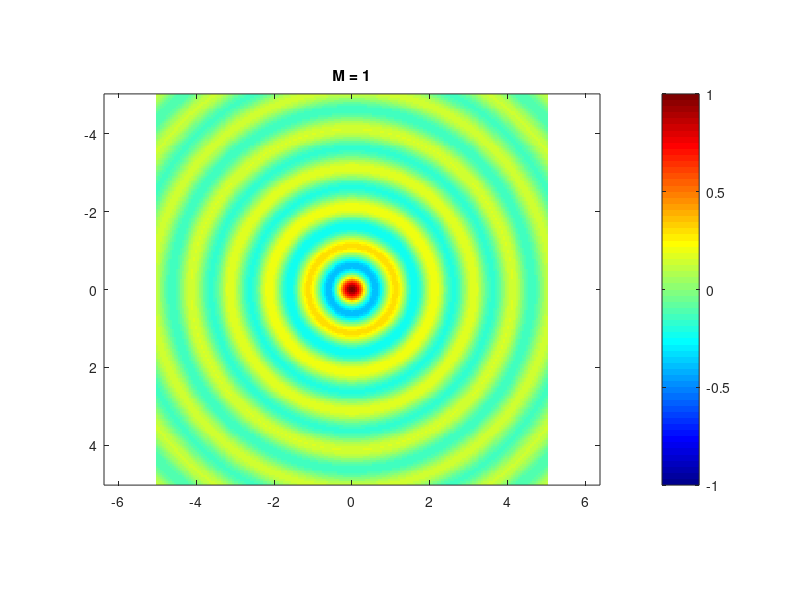
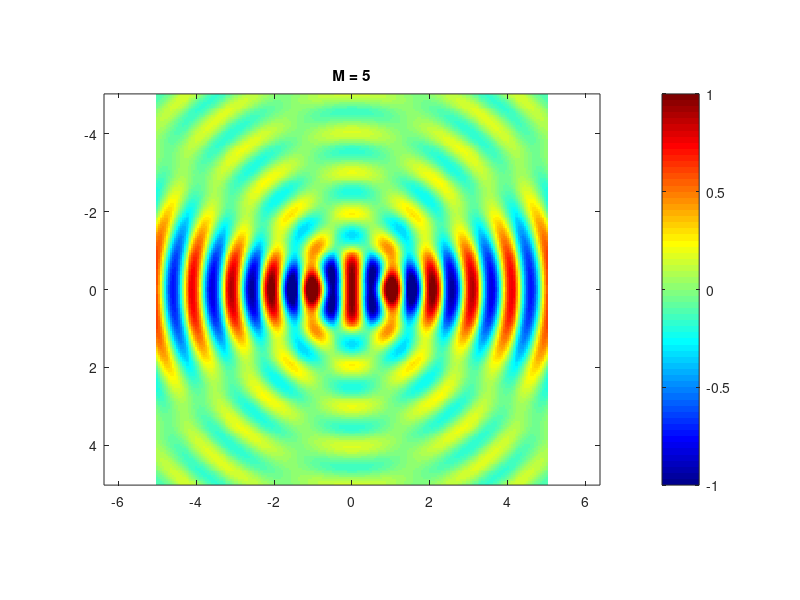
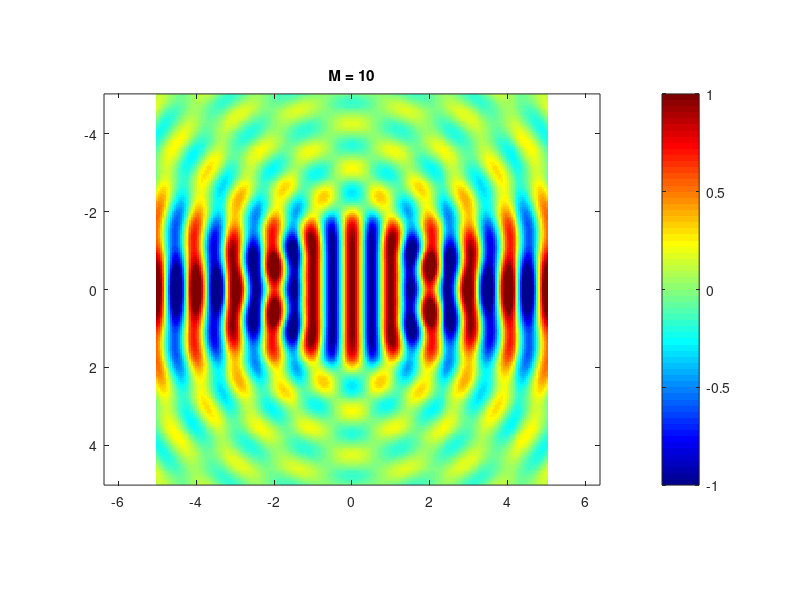
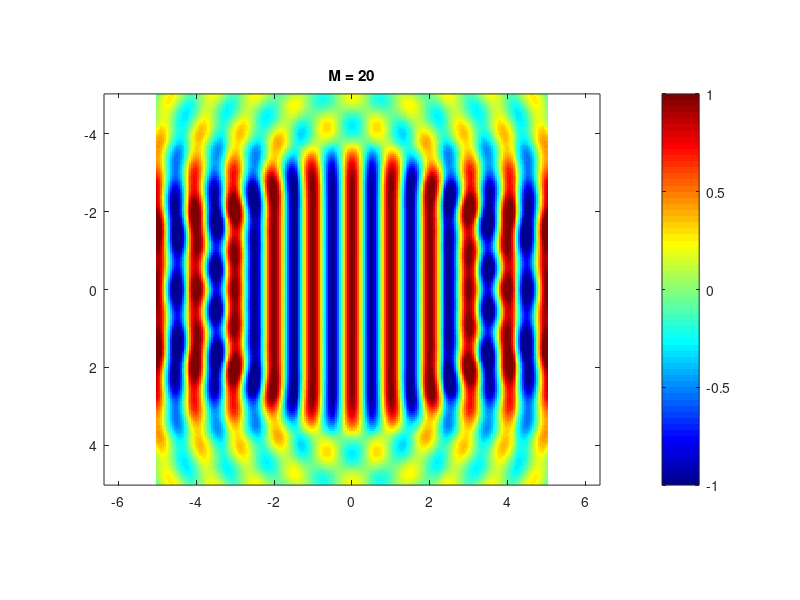

Recreate these plots in MATLAB, in order.
% ECE 541 Fall 2025 Project 6
% problem 1(a)

clc
clear

j = sqrt(-1);
lambda = 1;
k = 2 * pi / lambda;
M = [1,5,10,20,40,80];
maxM = max(M);
x = -5*lambda:0.05*lambda:5*lambda;
y = x;
[X,Y]= meshgrid(x,y);
[PHI,RHO] = cart2pol(X,Y);
func = zeros(2*maxM+1,length(y),length(x));
for n = -maxM:maxM
    i = n + maxM +1 ;
    func(i,:,:) = j^(-n).*besselj(n,k*RHO).*exp(j*n*PHI);
end
for i = 1 : length(M)
    J = real(sum(func(maxM+1-M(i):maxM+1+M(i),:,:),1));
    J1(:,:) = J(1,:,:);
    figure(i);
    imagesc(x,y,J1);
    axis equal tight;
    caxis([-1 1]);
    title(['M = ',num2str(M(i))]);
    colormap(jet)
    colorbar;
    clear J J1
end